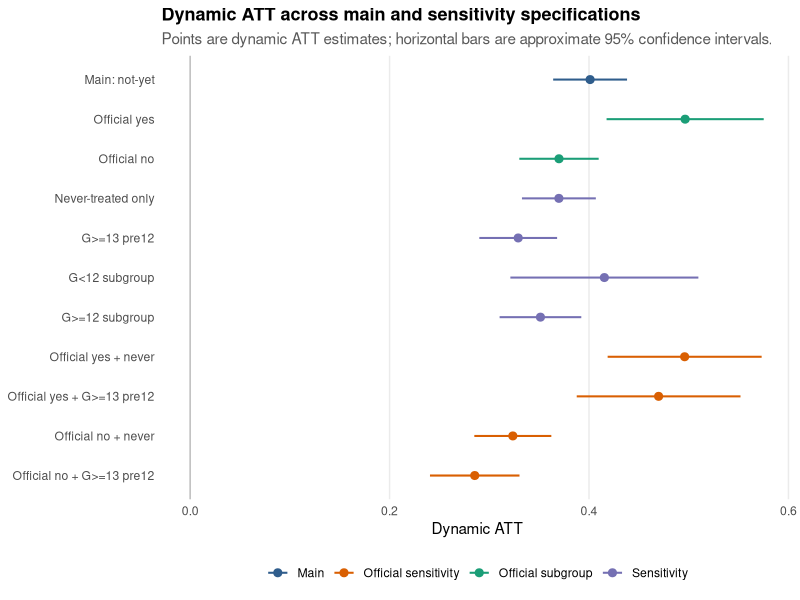
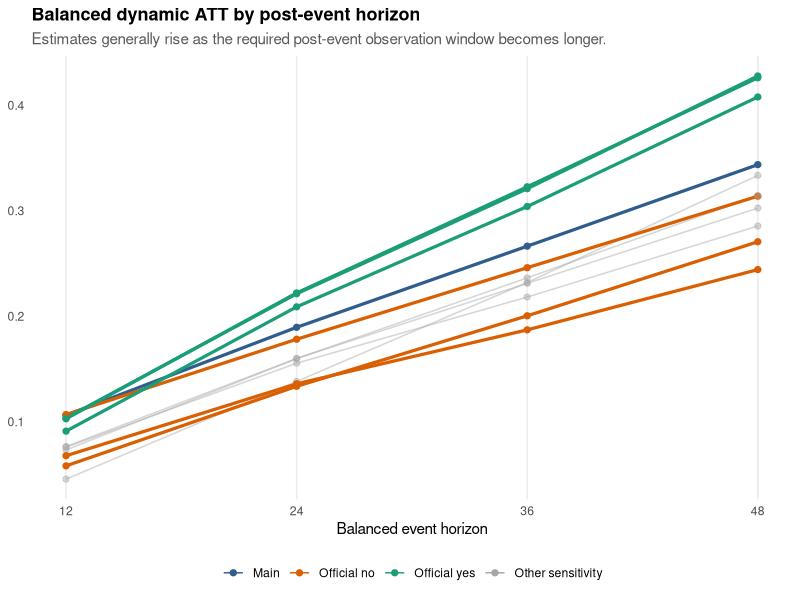
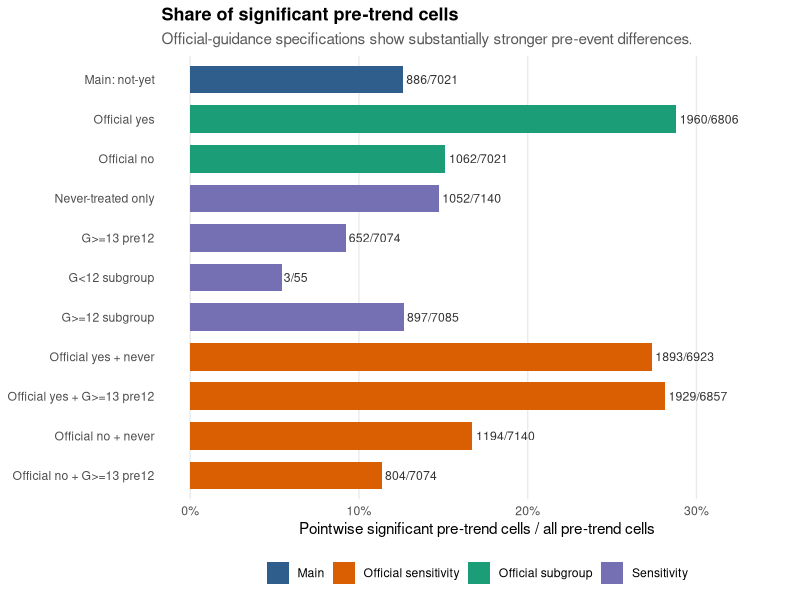

Source code (R) for these figures, in order:
# Create key figures for the CS2021 DID v8 result memo.

suppressPackageStartupMessages({
  library(ggplot2)
  library(dplyr)
  library(readr)
})

`%||%` <- function(a, b) if (!is.null(a)) a else b

args <- commandArgs(trailingOnly = FALSE)
file_arg <- grep("^--file=", args, value = TRUE)
script_path <- if (length(file_arg) > 0) {
  sub("^--file=", "", file_arg[1])
} else {
  file.path(getwd(), "analysis", "make_cs2021_v8_key_figures.R")
}
script_path <- normalizePath(script_path, winslash = "/", mustWork = FALSE)
base_dir <- normalizePath(file.path(dirname(script_path), ".."), winslash = "/", mustWork = FALSE)
if (!dir.exists(file.path(base_dir, "figures"))) {
  base_dir <- normalizePath(file.path(getwd(), "RPackagenameconfusion"), winslash = "/", mustWork = FALSE)
}

out_dir <- file.path(base_dir, "figures", "cs2021_did_r_v8")
report_dir <- file.path(out_dir, "report")
if (!dir.exists(report_dir)) dir.create(report_dir, recursive = TRUE)

theme_cs <- function(base_size = 11) {
  theme_minimal(base_size = base_size) +
    theme(
      panel.grid.minor = element_blank(),
      panel.grid.major.y = element_blank(),
      plot.title = element_text(face = "bold", size = base_size + 2),
      plot.subtitle = element_text(color = "grey35"),
      axis.title.y = element_blank(),
      legend.position = "bottom",
      legend.title = element_blank()
    )
}

dyn <- tibble::tribble(
  ~spec, ~family, ~att, ~se,
  "Main: not-yet", "Main", 0.4011, 0.0189,
  "Official yes", "Official subgroup", 0.4964, 0.0402,
  "Official no", "Official subgroup", 0.3699, 0.0203,
  "Never-treated only", "Sensitivity", 0.3698, 0.0189,
  "G>=13 pre12", "Sensitivity", 0.3290, 0.0199,
  "G<12 subgroup", "Sensitivity", 0.4154, 0.0481,
  "G>=12 subgroup", "Sensitivity", 0.3513, 0.0209,
  "Official yes + never", "Official sensitivity", 0.4959, 0.0394,
  "Official yes + G>=13 pre12", "Official sensitivity", 0.4698, 0.0419,
  "Official no + never", "Official sensitivity", 0.3236, 0.0197,
  "Official no + G>=13 pre12", "Official sensitivity", 0.2854, 0.0229
) %>%
  mutate(
    ci_low = att - 1.96 * se,
    ci_high = att + 1.96 * se,
    spec = factor(spec, levels = rev(spec))
  )

p_forest <- ggplot(dyn, aes(x = att, y = spec, color = family)) +
  geom_vline(xintercept = 0, linewidth = 0.4, color = "grey70") +
  geom_errorbarh(aes(xmin = ci_low, xmax = ci_high), height = 0, linewidth = 0.7) +
  geom_point(size = 2.4) +
  scale_color_manual(values = c(
    "Main" = "#2f5d8c",
    "Official subgroup" = "#1b9e77",
    "Sensitivity" = "#7570b3",
    "Official sensitivity" = "#d95f02"
  )) +
  labs(
    title = "Dynamic ATT across main and sensitivity specifications",
    subtitle = "Points are dynamic ATT estimates; horizontal bars are approximate 95% confidence intervals.",
    x = "Dynamic ATT"
  ) +
  theme_cs(11)

ggsave(file.path(report_dir, "key_dynamic_att_forest.png"), p_forest, width = 9, height = 5.8, dpi = 220)

balanced <- tibble::tribble(
  ~spec, ~family, ~e12, ~e24, ~e36, ~e48,
  "Main: not-yet", "Main", 0.1063, 0.1896, 0.2665, 0.3438,
  "Official yes", "Official subgroup", 0.1036, 0.2214, 0.3210, 0.4278,
  "Official no", "Official subgroup", 0.1069, 0.1783, 0.2461, 0.3139,
  "Never-treated only", "Sensitivity", 0.0734, 0.1599, 0.2365, 0.3145,
  "G>=13 pre12", "Sensitivity", 0.0760, 0.1556, 0.2183, 0.2856,
  "G<12 subgroup", "Sensitivity", 0.0457, 0.1383, 0.2321, 0.3336,
  "G>=12 subgroup", "Sensitivity", 0.0766, 0.1601, 0.2313, 0.3026,
  "Official yes + never", "Official sensitivity", 0.1029, 0.2222, 0.3228, 0.4261,
  "Official yes + G>=13 pre12", "Official sensitivity", 0.0912, 0.2090, 0.3041, 0.4079,
  "Official no + never", "Official sensitivity", 0.0583, 0.1337, 0.2005, 0.2707,
  "Official no + G>=13 pre12", "Official sensitivity", 0.0679, 0.1361, 0.1872, 0.2443
) %>%
  tidyr::pivot_longer(starts_with("e"), names_to = "horizon", values_to = "att") %>%
  mutate(
    horizon_num = as.integer(sub("e", "", horizon)),
    highlight = case_when(
      spec == "Main: not-yet" ~ "Main",
      grepl("^Official yes", spec) ~ "Official yes",
      grepl("^Official no", spec) ~ "Official no",
      TRUE ~ "Other sensitivity"
    )
  )

p_balanced <- ggplot(balanced, aes(x = horizon_num, y = att, group = spec)) +
  geom_line(aes(color = highlight, linewidth = highlight, alpha = highlight)) +
  geom_point(aes(color = highlight, alpha = highlight), size = 1.8) +
  scale_x_continuous(breaks = c(12, 24, 36, 48)) +
  scale_color_manual(values = c(
    "Main" = "#2f5d8c",
    "Official yes" = "#1b9e77",
    "Official no" = "#d95f02",
    "Other sensitivity" = "grey65"
  )) +
  scale_linewidth_manual(values = c("Main" = 1.1, "Official yes" = 1.1, "Official no" = 1.1, "Other sensitivity" = 0.55)) +
  scale_alpha_manual(values = c("Main" = 1, "Official yes" = 1, "Official no" = 1, "Other sensitivity" = 0.45)) +
  guides(linewidth = "none", alpha = "none") +
  labs(
    title = "Balanced dynamic ATT by post-event horizon",
    subtitle = "Estimates generally rise as the required post-event observation window becomes longer.",
    x = "Balanced event horizon",
    y = "ATT"
  ) +
  theme_cs(11)

ggsave(file.path(report_dir, "key_balanced_dynamic_paths.png"), p_balanced, width = 8.8, height = 5.2, dpi = 220)

pretrend <- tibble::tribble(
  ~spec, ~family, ~pre_cells, ~sig_cells, ~wald_p,
  "Main: not-yet", "Main", 7021, 886, 0,
  "Official yes", "Official subgroup", 6806, 1960, 0,
  "Official no", "Official subgroup", 7021, 1062, 0,
  "Never-treated only", "Sensitivity", 7140, 1052, 0,
  "G>=13 pre12", "Sensitivity", 7074, 652, 0,
  "G<12 subgroup", "Sensitivity", 55, 3, 0.3536,
  "G>=12 subgroup", "Sensitivity", 7085, 897, 0,
  "Official yes + never", "Official sensitivity", 6923, 1893, 0,
  "Official yes + G>=13 pre12", "Official sensitivity", 6857, 1929, 0,
  "Official no + never", "Official sensitivity", 7140, 1194, 0,
  "Official no + G>=13 pre12", "Official sensitivity", 7074, 804, 0
) %>%
  mutate(
    sig_share = sig_cells / pre_cells,
    spec = factor(spec, levels = rev(spec)),
    label = paste0(sig_cells, "/", pre_cells)
  )

p_pretrend <- ggplot(pretrend, aes(x = sig_share, y = spec, fill = family)) +
  geom_col(width = 0.7) +
  geom_text(aes(label = label), hjust = -0.06, size = 3.1, color = "grey20") +
  scale_x_continuous(labels = scales::percent_format(accuracy = 1), limits = c(0, max(pretrend$sig_share) * 1.18)) +
  scale_fill_manual(values = c(
    "Main" = "#2f5d8c",
    "Official subgroup" = "#1b9e77",
    "Sensitivity" = "#7570b3",
    "Official sensitivity" = "#d95f02"
  )) +
  labs(
    title = "Share of significant pre-trend cells",
    subtitle = "Official-guidance specifications show substantially stronger pre-event differences.",
    x = "Pointwise significant pre-trend cells / all pre-trend cells"
  ) +
  theme_cs(11)

ggsave(file.path(report_dir, "key_pretrend_significant_share.png"), p_pretrend, width = 9, height = 5.8, dpi = 220)

message("Saved key figures to: ", report_dir)
